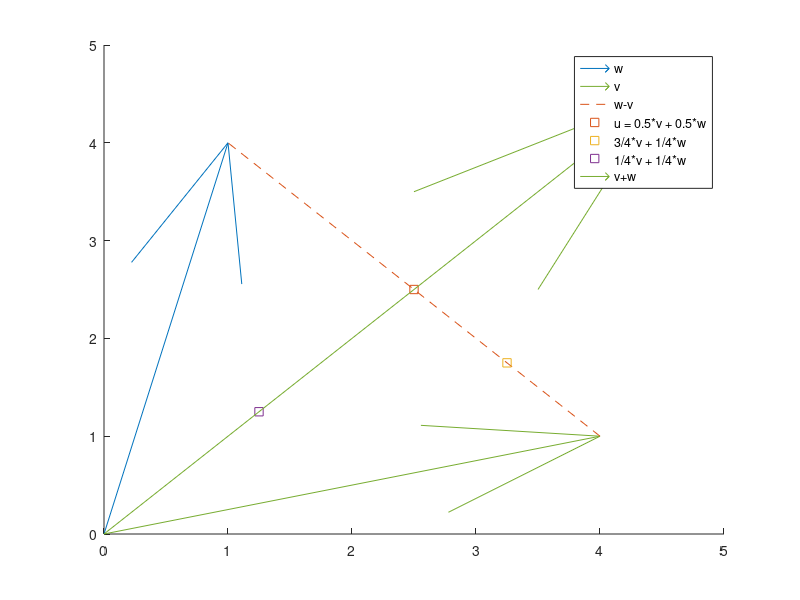

Source code (MATLAB):
% Plotting for Introduction to Linear Algebra, 4th edition
% author : Wesley Mesquita (wesleymesquita@gmail.com) 

%Exercise 15 :
% By the proportions showed in figure 1.5 a, lets assume w = [1 4]'
% and v = [4 1]'

w = [1 4]';
v = [4 1]';

hold on
%plot w
quiver(0,0, w(1), w(2), 0);

%plot v
quiver(0,0,v(1), v(2), 0);

%plot the dashed line (w-v) from v
line([v(1) w(1)], [v(2), w(2)], 'LineStyle', '--');

%plot point u 
% now we can have point u = 0.5v + 0.5w
u = 0.5*v + 0.5*w;
plot(u(1), u(2), "s");

u = 3/4*v + 1/4*w;
plot(u(1), u(2), "s");

u = 1/4*v + 1/4*w;
plot(u(1), u(2), "s");

u = v + w;
quiver(0,0, u(1), u(2));

legend("w", "v", "w-v", "u = 0.5*v + 0.5*w", "3/4*v + 1/4*w", "1/4*v + 1/4*w", "v+w"); 

hold off